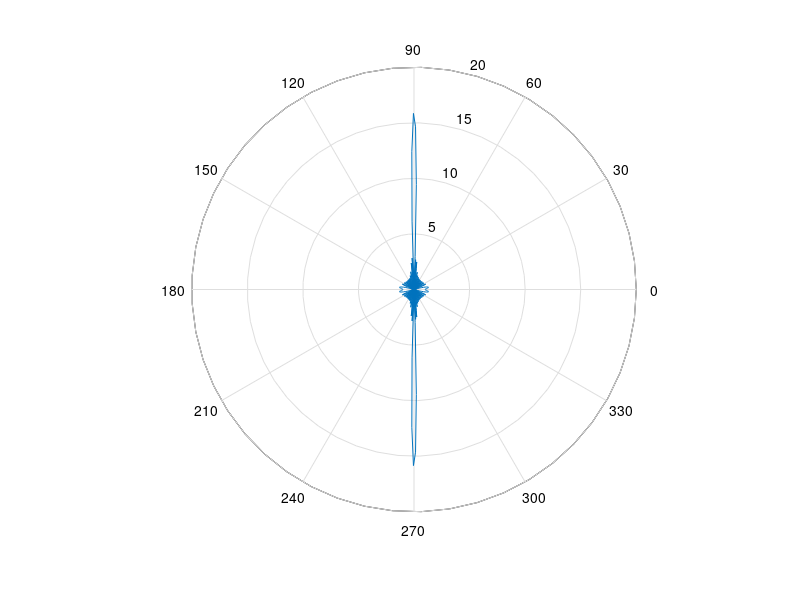

MATLAB code to generate this figure: (Note: this script raises an error after producing the figure.)
%% Background
% I have come up with an algorithm to compensate subarrays of a large Van
% Atta array to create retrodirectivity. I have come up with a method to
% analyze beam parameters of the large array based on error in
% compenstation value. This code is an attempt to demonstrate that

clear all 
close all
clc
% Define angles for plotting of patterns
theta = linspace(0,2*pi,500);
phi = linspace(0,2*pi,500);
% Define parameters of incident wave
fo = 79e9;
c = 2.99792458e8;                                           % frequency of 
lamda = c/fo;                                               % free space wavelength
d = 0.8*lamda;                                              % element seperation
theta_i = pi/4;                                             % incident angle on array
%i_phi = 2*pi/lamda*d*cos(theta);                            % relative incident phases
M = 4;                                                      % Number of subarray
N = 4;                                                      % Number of elements per sub array
% for every elemt

%delta_phi_1 = N*(M-1)*i_phi;                                % Compensation values for farthest array
%delta_phi = linspace(N*i_phi,delta_phi_1,M/2);              % Vector of compensation values for each subarray  
%i_phi_vector = 0:-i_phi:-(M*N-1)*i_phi;                     % relative incident phases for all elements
%i_phi_vector = wrapTo2Pi(i_phi_vector);                         % normalize to 2*pi rad 

%% Prior to compensating analysis
% Plot AF for each array
% Plot total AF assuming van atta
close all
clc
for n = 0:N*M-1
    for i = 1:size(theta,2)
        AF_values(n+1,i) = exp(-1i*n*2*pi/lamda*d*cos(theta(i)));
    end
end

%AF_values_mag = abs(AF_values);
AF_total = sum(AF_values(1:16,:));
AF_element1 = sum(AF_values(1:4,:));
AF_element2 = sum(AF_values(5:8,:));
AF_element3 = sum(AF_values(9:12,:));
AF_element4 = sum(AF_values(13:16,:));
figure(1)
polar(theta, AF_total);
%% 
close all 
clc
for n = 0:N*M-1
    for i = 1:size(theta,2)
        i_phi(n+1,i) = n*2*pi/lamda*d*cos(theta(i));
    end
end
% Now I need to split i_phi in a cell with MxN elements each with
% size(theta) entries
[i_phi_sub] = elementphases(M,N,theta,i_phi);


%%
AF_total = [AF_element1; AF_element2; AF_element3; AF_element4];
for i = 1:M
    figure(1)
    polar(theta, AF_total(i,:));
    legend('Subarray 1','Subarray 2','Subarray 3','Subarray 4')
    title('Figure 5: 4 Element Half-Wave Dipole Array Pattern H Plane');
    hold on
end

hold off

%% Plot compensated total AF
% Note the direction should be the same as array 1 but with a thinner
% beamwidth

%% Plot compensated total AF vs Different error values
delta_phi_e = 0.3*i_phi;                                    % relative error in compensation.. picked semi arbitraly








